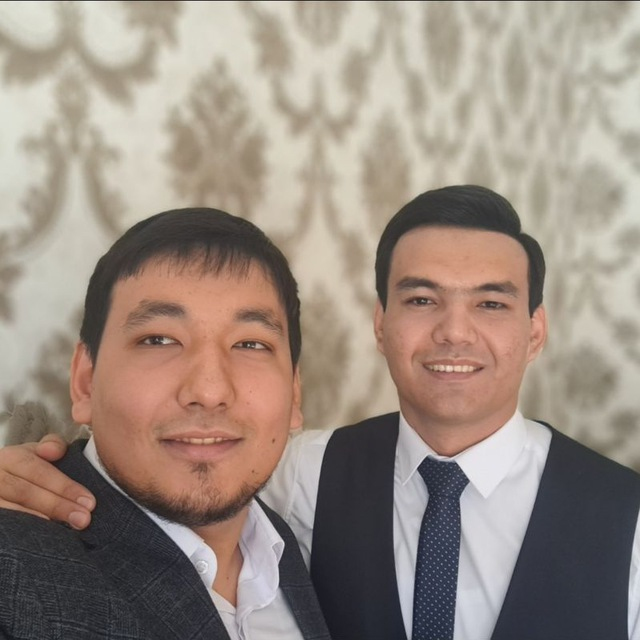
#> input picture images/image1.jpg, 640 x 640 px
$ python segmentlash_1.py
#> lines starting #> are read from the running program, lines starting #| are printed output that depends on the picture; after the words box and inside, x2 and y2 are one past the last pixel; in counts of white or black regions, pixels touching at a corner belong together
import cv2 as cv

image = cv.imread('images/image1.jpg')
#> image is the input picture: shape (640, 640, 3); mean B, G, R 129, 139.7, 153.6

image_x, image_y, d =image.shape
#> image_x = 640; image_y = 640; d = 3

resize_img = cv.resize(image, (100, 100))
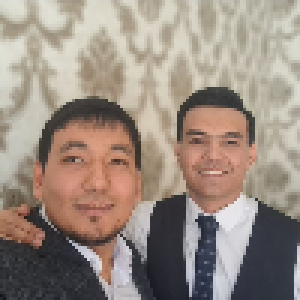
#> resize_img: shape (100, 100, 3) (shown 3 times larger); mean B, G, R 129.2, 139.9, 153.8
gray_image = cv.cvtColor(resize_img, cv.COLOR_BGR2GRAY)
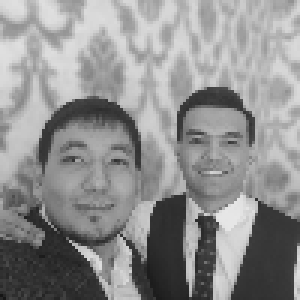
#> gray_image: shape (100, 100) (shown 3 times larger); min 21, max 231, mean 142.8
print(resize_img.shape)
#| (100, 100, 3)
t = 80
for row in range(image_x):
    for column in range(image_y):
        df = image[row][column]
        x, y, z = int(df[0]), int(df[1]), int(df[2])
        gray_pik = (x+y+z)//3
        # Segmentlashning birinchi usuli
        # print(gray_pik, t)
        if gray_pik<t:
            image[row][column] = 0
        else:
            image[row][column] = 255
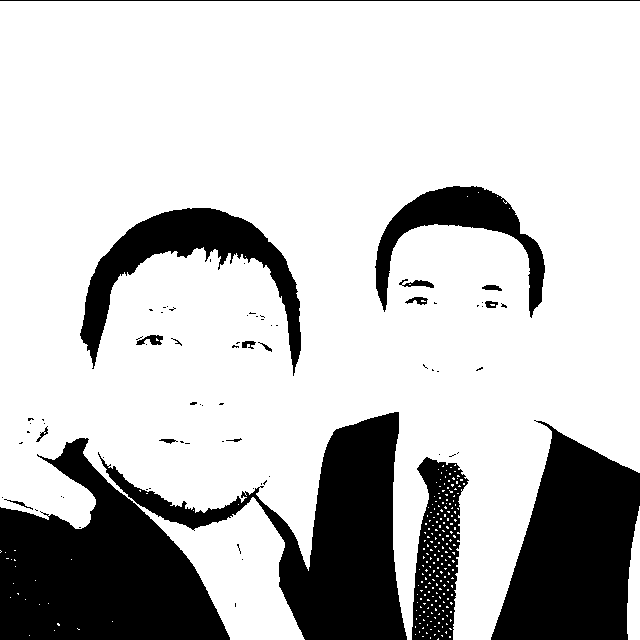
#> image: shape (640, 640, 3); 76.8% white; 77 black regions (58 under 20 px), largest, box (x1, y1, x2, y2) and area: (0, 438, 230, 640) 26831, (98, 412, 407, 640) 22503, (491, 420, 640, 640) 21197

print(image)
#> (printed output is left out)
print(image.shape)
#| (640, 640, 3)
cv.imshow("Image", image)
cv.waitKey(0)

$ run again, with images/image2.jpg copied over images/image1.jpg
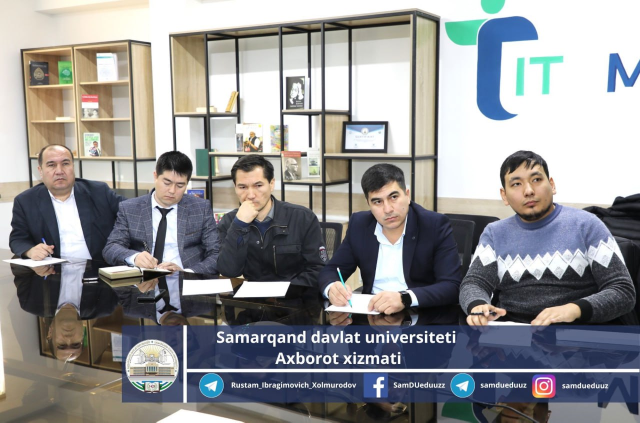
#> input picture images/image2.jpg, 1280 x 845 px (shown at 1/2 size)
#> image is the input picture: shape (845, 1280, 3); mean B, G, R 147.7, 146.6, 146.6
#> `gray_image = cv.cvtColor(resize_img, cv.COLOR_BGR2GRAY)`:
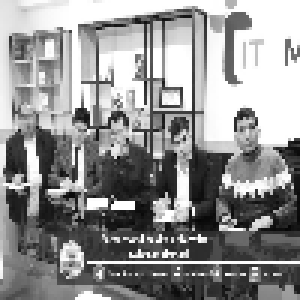
#> gray_image: shape (100, 100) (shown 3 times larger); min 6, max 255, mean 146.5
#| (100, 100, 3)
#> after the loop `for row in range(image_x):`:
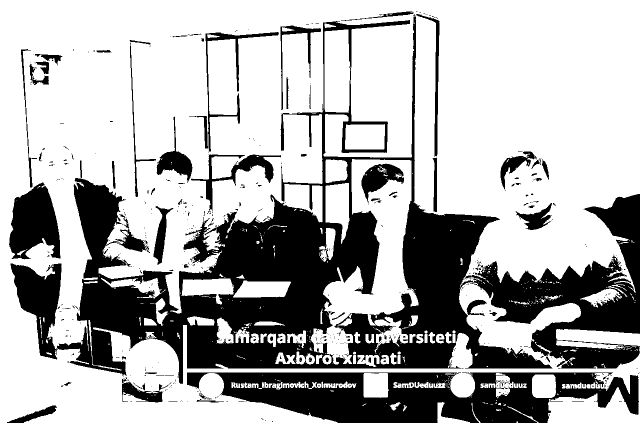
#> image: shape (845, 1280, 3) (shown at 1/2 size); 68.9% white; 572 black regions (490 under 20 px), largest, box (x1, y1, x2, y2) and area: (21, 29, 1280, 768) 235616, (374, 745, 1278, 845) 55198, (18, 365, 121, 519) 10516
#> (printed output is left out)
#| (845, 1280, 3)

$ run again, with images/image3.jpg copied over images/image1.jpg
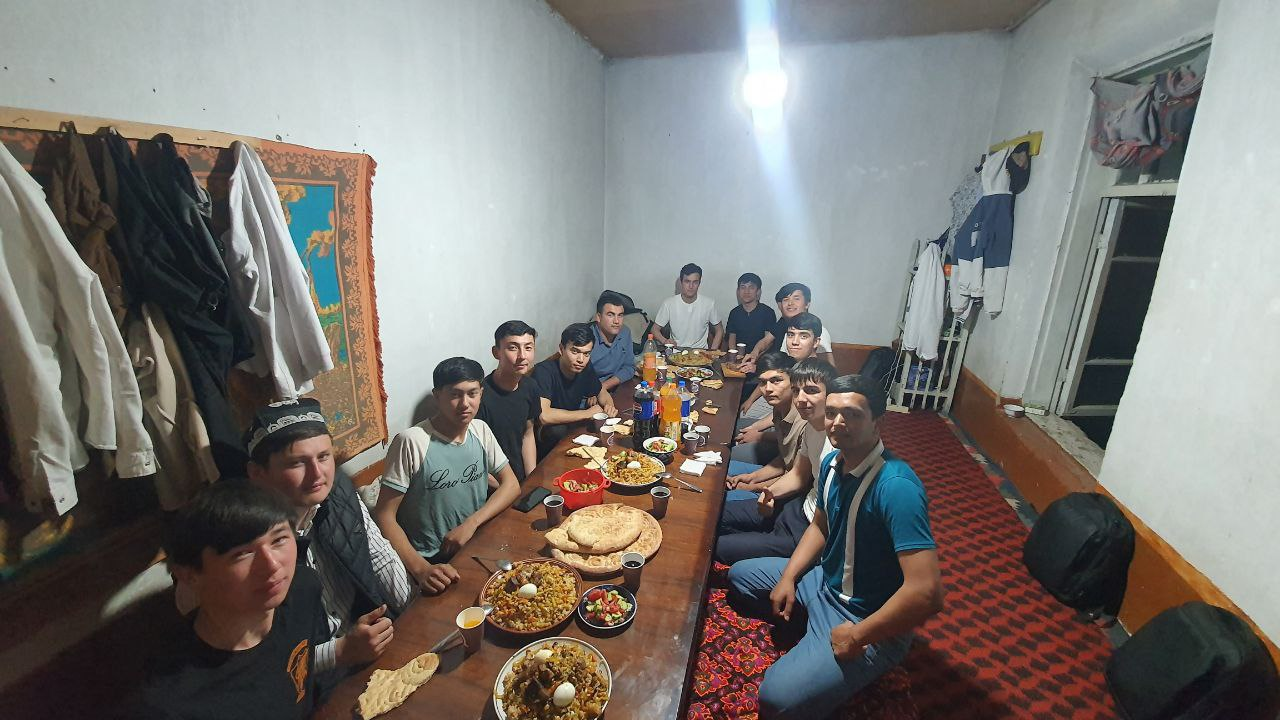
#> input picture images/image3.jpg, 1280 x 720 px
#> image is the input picture: shape (720, 1280, 3); mean B, G, R 115.3, 119.3, 122.7
#> `gray_image = cv.cvtColor(resize_img, cv.COLOR_BGR2GRAY)`:
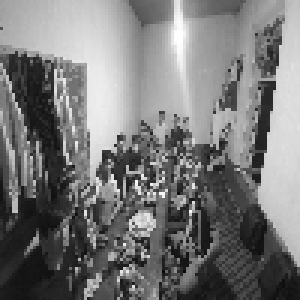
#> gray_image: shape (100, 100) (shown 3 times larger); min 8, max 255, mean 119.9
#| (100, 100, 3)
#> after the loop `for row in range(image_x):`:
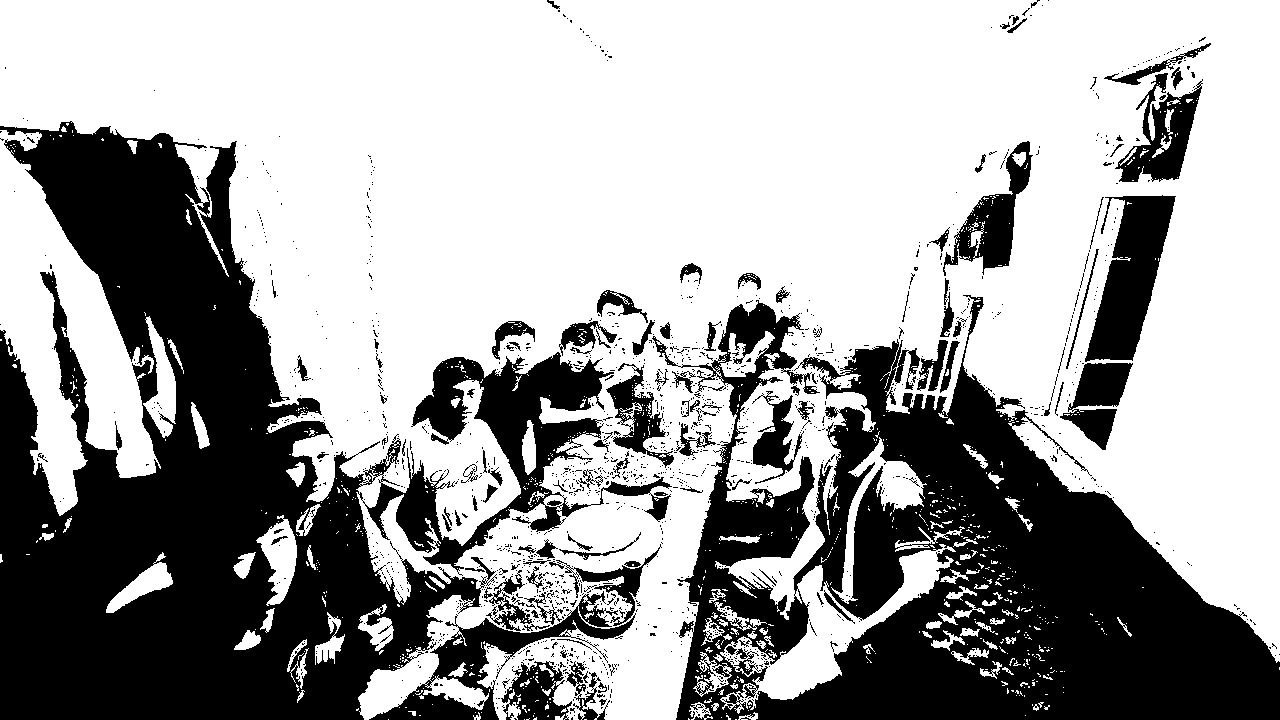
#> image: shape (720, 1280, 3); 63.2% white; 1511 black regions (1387 under 20 px), largest, box (x1, y1, x2, y2) and area: (0, 121, 672, 720) 165541, (652, 295, 1280, 720) 122634, (1085, 195, 1176, 362) 8058
#> (printed output is left out)
#| (720, 1280, 3)
